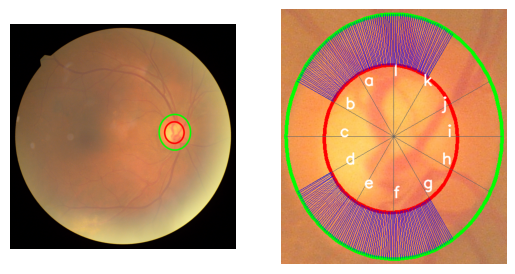

Write the Python code that produced this figure.
import glob, tqdm, cv2, sys
from ultralytics import YOLO
from shapely.geometry import LineString, Polygon, Point
import numpy as np
import matplotlib.pyplot as plt
from shapely.ops import split
from shapely.geometry.collection import GeometryCollection
import math

def line_intersection(p1, p2, p3, p4):
    p1, p2, p3, p4 = np.array(p1), np.array(p2), np.array(p3), np.array(p4)
    denom = (p4[1] - p3[1]) * (p2[0] - p1[0]) - (p4[0] - p3[0]) * (p2[1] - p1[1])
    if denom == 0:
        return None  # Lines are parallel or coincident
    ua = ((p4[0] - p3[0]) * (p1[1] - p3[1]) - (p4[1] - p3[1]) * (p1[0] - p3[0])) / denom
    ub = ((p2[0] - p1[0]) * (p1[1] - p3[1]) - (p2[1] - p1[1]) * (p1[0] - p3[0])) / denom
    if 0 <= ua <= 1 and 0 <= ub <= 1:
        intersection_x = p1[0] + ua * (p2[0] - p1[0])
        intersection_y = p1[1] + ua * (p2[1] - p1[1])
        return (intersection_x, intersection_y)
    return None

def find_first_two_intersections(line, polygon):
    polygon = np.array(polygon)
    polygon = polygon.reshape(polygon.shape[1],polygon.shape[2])
    intersections = []
    num_vertices = len(polygon)
    for i in range(num_vertices):
        p3 = polygon[i]
        p4 = polygon[(i + 1) % num_vertices]
        intersection = line_intersection(line[0], line[1], p3, p4)
        if intersection:
            intersections.append(intersection)
        if len(intersections) == 2:
            break
    return intersections

def calculate_distance(point1, point2):
    x1, y1 = point1
    x2, y2 = point2
    distance = math.sqrt((x2 - x1)**2 + (y2 - y1)**2)
    return distance

def polar_to_cartesian(center, radius, angle_in_degrees):
    angle_in_radians = math.radians(angle_in_degrees)
    x = int(center[0] + radius * math.cos(angle_in_radians))
    y = int(center[1] - radius * math.sin(angle_in_radians))
    return (x, y)

def find_centroid(polygon):
    polygon = polygon[0]
    x_coords = polygon[:, 0]
    y_coords = polygon[:, 1]
    centroid_x = np.min(x_coords)+((np.max(x_coords)-np.min(x_coords))/2)
    centroid_y = np.min(y_coords)+((np.max(y_coords)-np.min(y_coords))/2)
    return int(centroid_x), int(centroid_y)

def flip_polygon_coordinates(polygon_coords, image_width):
    flipped_coords = [(image_width - x, y) for (x, y) in polygon_coords]
    return np.array(flipped_coords)

def divide_polygon_into_sections1(polygon_coords, num_sections=360):
    centroid_x, centroid_y = find_polygon_centroid(polygon_coords)
    centroid = Point(centroid_x, centroid_y)
    polygon = Polygon(polygon_coords)
    dividing_lines = []
    angle_increment = 360 / num_sections
    radius = max(polygon.bounds) * 2 
    for i in range(num_sections):
        angle_deg = i * angle_increment
        angle_rad = math.radians(angle_deg)
        end_x = centroid_x + radius * math.cos(angle_rad)
        end_y = centroid_y + radius * math.sin(angle_rad)
        ray = LineString([(centroid_x, centroid_y), (end_x, end_y)])
        intersection = ray.intersection(polygon)
        dividing_lines.append(intersection)
    return dividing_lines

def find_polygon_centroid(polygon_coords):
    polygon = Polygon(polygon_coords)
    centroid = polygon.centroid
    return centroid.x, centroid.y

def find_intersection(start, end, polygon_coords):
    line = LineString([start, end])
    polygon = Polygon(polygon_coords)
    intersection = line.intersection(polygon)
    if intersection.is_empty:
        return None  # No intersection
    else:
        return list(intersection.coords)

def calculate_distance(point1, point2):
    point1 = np.array(point1)
    point2 = np.array(point2)
    distance = np.linalg.norm(point2 - point1)
    return distance

def draw_dashed_line(image, start_point, end_point, color, thickness, dash_length=10):
    line_length = np.linalg.norm(np.array(end_point) - np.array(start_point))
    num_dashes = int(line_length // dash_length)
    line_vector = (np.array(end_point) - np.array(start_point)) / line_length
    for i in range(num_dashes):
        dash_start = start_point + i * dash_length * line_vector
        dash_end = start_point + (i + 0.5) * dash_length * line_vector
        cv2.line(image, tuple(dash_start.astype(int)), tuple(dash_end.astype(int)), color, thickness)
    return image

def polygon_to_ellipse(polygon_points):
    polygon_points = np.array(polygon_points[0], dtype=np.int32)
    ellipse = cv2.fitEllipse(polygon_points)
    center, axes, angle = ellipse 
    ellipse_points = []
    num_points = len(polygon_points)
    for i in range(num_points):
        theta = 2 * np.pi * i / num_points  # Parametric angle
        x = int(center[0] + (axes[0] / 2) * np.cos(theta))
        y = int(center[1] + (axes[1] / 2) * np.sin(theta))
        ellipse_points.append([x, y])
    return [np.array(ellipse_points, dtype=np.int32)]

def find_perpendicular_line(l1_start, l1_end, length=None):
    l1_start = np.array(l1_start)
    l1_end = np.array(l1_end)
    direction_l1 = l1_end - l1_start
    direction_l2 = np.array([-direction_l1[1], direction_l1[0]])
    midpoint = (l1_start + l1_end) / 2
    if length is None:
        length = np.linalg.norm(direction_l1)
    direction_l2 = direction_l2 / np.linalg.norm(direction_l2) * (length / 2)
    l2_start = midpoint - direction_l2
    l2_end = midpoint + direction_l2
    return l2_start, l2_end

file_o = open('results_val.csv','w')
file_o.write('file_name,ABL_area,EFG_area\n')
model = YOLO('../../model/train/weights/best.pt') 
input_paths = glob.glob('../../../data/SI/val_si/*.jpg')
input_paths.sort()
for input_image_path in tqdm.tqdm(input_paths):
    results = model(input_image_path,conf=0.001,iou=0.8)
    cup_arr = []
    dis_arr = []
    for result in results:
        if result.masks is None:
            continue
        for mask, box in zip(result.masks.xy, result.boxes):
            points = np.int32([mask])
            if box.cls[0] == 0:
                if 0 not in points[0]:
                    cup_arr.append(points[0])
            if box.cls[0] == 1:
                if 0 not in points[0]:
                    dis_arr.append(points[0])
    cup_polygons = [Polygon([tuple(point) for point in coords]) for coords in cup_arr]
    dis_polygons = [Polygon([tuple(point) for point in coords]) for coords in dis_arr]
    result = []
    for dis_index, dis_poly in enumerate(dis_polygons):
        contained_cup_polygons = [red_poly for red_poly in cup_polygons if red_poly.within(dis_poly)]
        if contained_cup_polygons:
            highest_cup_poly = max(contained_cup_polygons, key=lambda p: max(point[1] for point in p.exterior.coords)-min(point[1] for point in p.exterior.coords)) 
            result.append({
                "dis_polygon_index": dis_index,
                "dis_polygon_area": dis_poly.area,
                "largest_cup_polygon": highest_cup_poly,
                "largest_cup_polygon_index": cup_polygons.index(highest_cup_poly),
                "largest_cup_polygon_area": highest_cup_poly.area
            })
    if result:
        largest_dis_poly_result = max(result, key=lambda x: x["dis_polygon_area"])
    else:
        print("No red polygons are contained within any green polygons.")
    cup_arr = [cup_arr[largest_dis_poly_result['largest_cup_polygon_index']]]
    dis_arr = [dis_arr[largest_dis_poly_result['dis_polygon_index']]]
    # print(input_image_path)
    # print(np.array(cup_arr).shape)
    # print(np.array(dis_arr).shape)
    fig, axs = plt.subplots(1, 2) 
    image = cv2.imread(input_image_path)
    image_rgb = cv2.cvtColor(image, cv2.COLOR_BGR2RGB)
    image_rgb_predict = image_rgb.copy()
    # print(dis_arr) 
    # if len(cup_arr) > 5:
    print('>>',np.array(cup_arr).shape,np.array(dis_arr).shape)
    if np.array(cup_arr).shape[1] >= 5:
        cup_arr = polygon_to_ellipse(cup_arr)
    if np.array(dis_arr).shape[1] >= 5:
        dis_arr = polygon_to_ellipse(dis_arr)
    z_arr = []
    for i in cup_arr[0]:
        z_arr.append((i[0], i[1]))
    center_x, center_y = find_polygon_centroid(z_arr)
    side = None
    if center_x < image_rgb_predict.shape[0]/2:
        side = 'LEFT'
    else:
        side = 'RIGHT'
    if side == 'LEFT':
        cup_arr = np.array(cup_arr)
        dis_arr = np.array(dis_arr)
        cup_arr = cup_arr.reshape(cup_arr.shape[1], cup_arr.shape[2])
        cup_arr = flip_polygon_coordinates(cup_arr, image_rgb_predict.shape[0])
        cup_arr = cup_arr.reshape(1, cup_arr.shape[0], cup_arr.shape[1])
        dis_arr = dis_arr.reshape(dis_arr.shape[1], dis_arr.shape[2])
        dis_arr = flip_polygon_coordinates(dis_arr, image_rgb_predict.shape[0])
        dis_arr = dis_arr.reshape(1, dis_arr.shape[0], dis_arr.shape[1])
        image_rgb_predict = cv2.flip(image_rgb_predict, 1)

    
    input_image_path = input_image_path.replace('../../../data/SI/','figs/')
    # file_o.write('%s,%s\n'%(input_image_path,side))

    cv2.polylines(image_rgb_predict , cup_arr, isClosed=True, color=(255, 0, 0), thickness=20)
    cv2.polylines(image_rgb_predict , dis_arr, isClosed=True, color=(0, 255, 0), thickness=20)
    axs[0].imshow(image_rgb_predict)
    axs[0].axis('off')
    image_rgb_predict = image_rgb.copy()
    if side == 'LEFT':
        image_rgb_predict = cv2.flip(image_rgb_predict, 1)
    crop_arr = []
    x_crop_arr = []
    y_crop_arr = []
    for i in dis_arr[0]:
        crop_arr.append((i[0], i[1]))
        x_crop_arr.append(i[0])
        y_crop_arr.append(i[1])
    if np.array(cup_arr).shape[1] >= 5:
        cup_arr = polygon_to_ellipse(cup_arr)
    if np.array(dis_arr).shape[1] >= 5:
        dis_arr = polygon_to_ellipse(dis_arr)
    else:
        continue
    
    cv2.polylines(image_rgb_predict , cup_arr, isClosed=True, color=(255, 0, 0), thickness=5)
    cv2.polylines(image_rgb_predict , dis_arr, isClosed=True, color=(0, 255, 0), thickness=5)
    XcropMin, XcropMax = np.min(x_crop_arr), np.max(x_crop_arr)
    YcropMin, YcropMax = np.min(y_crop_arr), np.max(y_crop_arr)
    dis_arr = np.array(dis_arr)
    secs = divide_polygon_into_sections1(dis_arr.reshape(dis_arr.shape[1],dis_arr.shape[2]))
    tem_arr = ['i','h','g','f','e','d','c','b','a','l','k','j']
    tem_dict = {}
    abl_area = []
    efg_area = []
    for tem in range(360):
        if tem % 30 == 0:
            cv2.line(image_rgb_predict, (int(secs[tem].coords[0][0]), int(secs[tem].coords[0][1])), (int(secs[tem].coords[1][0]), int(secs[tem].coords[1][1])), (100, 100, 100), 1)
            mid_point = (int((secs[tem].coords[0][0] + secs[tem].coords[1][0]) // 2), int((secs[tem].coords[0][1] + secs[tem].coords[1][1]) // 2))
            font = cv2.FONT_HERSHEY_SIMPLEX
            font_scale = 1
            text_color = (255, 255, 255)  # White color
            text_thickness = 2
            text = str(tem_arr[int(tem/30)])
            cv2.putText(image_rgb_predict, text, mid_point, font, font_scale, text_color, text_thickness, cv2.LINE_AA)
        inner_x = find_first_two_intersections([(int(secs[tem].coords[0][0]), int(secs[tem].coords[0][1])), (int(secs[tem].coords[1][0]), int(secs[tem].coords[1][1]))], cup_arr)
        if len(inner_x) == 0:
            continue
        if tem >= 210 and tem <= 300: #abl
            cv2.line(image_rgb_predict, (int(inner_x[0][0]), int(inner_x[0][1])), (int(secs[tem].coords[1][0]), int(secs[tem].coords[1][1])), (0, 0, 255), 1)
            abl_area.append(calculate_distance((int(inner_x[0][0]), int(inner_x[0][1])), (int(secs[tem].coords[1][0]), int(secs[tem].coords[1][1]))))
        if tem >= 60 and tem <= 150: #efg
            cv2.line(image_rgb_predict, (int(inner_x[0][0]), int(inner_x[0][1])), (int(secs[tem].coords[1][0]), int(secs[tem].coords[1][1])), (0, 0, 255), 1)
            efg_area.append(calculate_distance((int(inner_x[0][0]), int(inner_x[0][1])), (int(secs[tem].coords[1][0]), int(secs[tem].coords[1][1]))))
    ABL_area = np.sum(abl_area)
    EFG_area = np.sum(efg_area)
    # print(AB_area,EF_area)
    # sys.exit()
    cropped_image = image_rgb_predict[YcropMin-10:YcropMax+10, XcropMin-10:XcropMax+10, :]
    axs[1].imshow(cropped_image)
    axs[1].axis('off')
    # plt.savefig('main01.png',bbox_inches='tight')
    # # print(input_image_path)
    input_image_path = input_image_path.replace('../../../data/SI/','figs/')
    # if intersections != None:
    #     l1 = calculate_distance(start_point, intersections[0])
    #     l2 = calculate_distance(intersections[1], end_point)
    file_o.write('%s,%f,%f\n'%(input_image_path,ABL_area,EFG_area))
    plt.savefig(input_image_path,bbox_inches='tight')
    # break
print("OK")